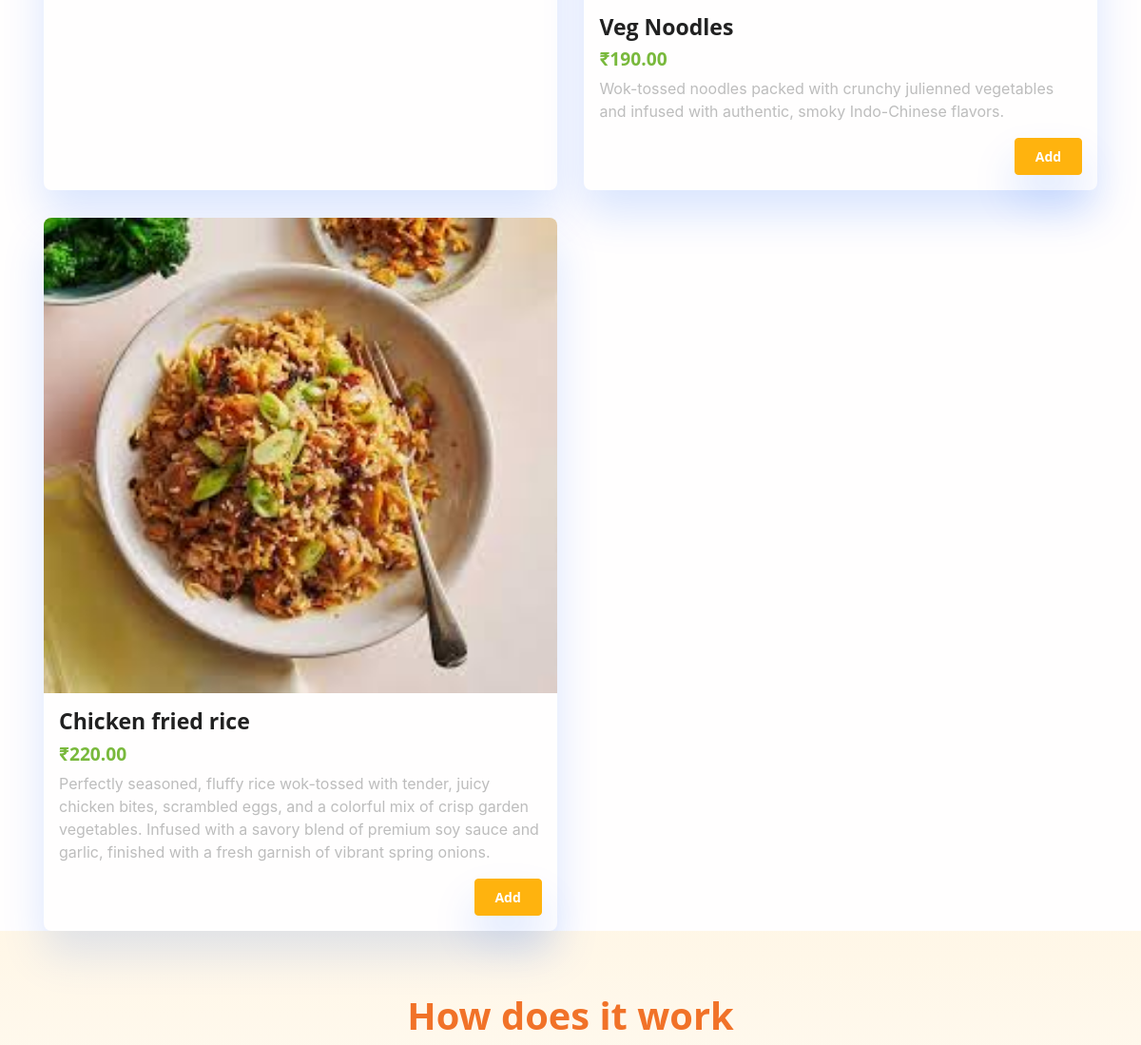
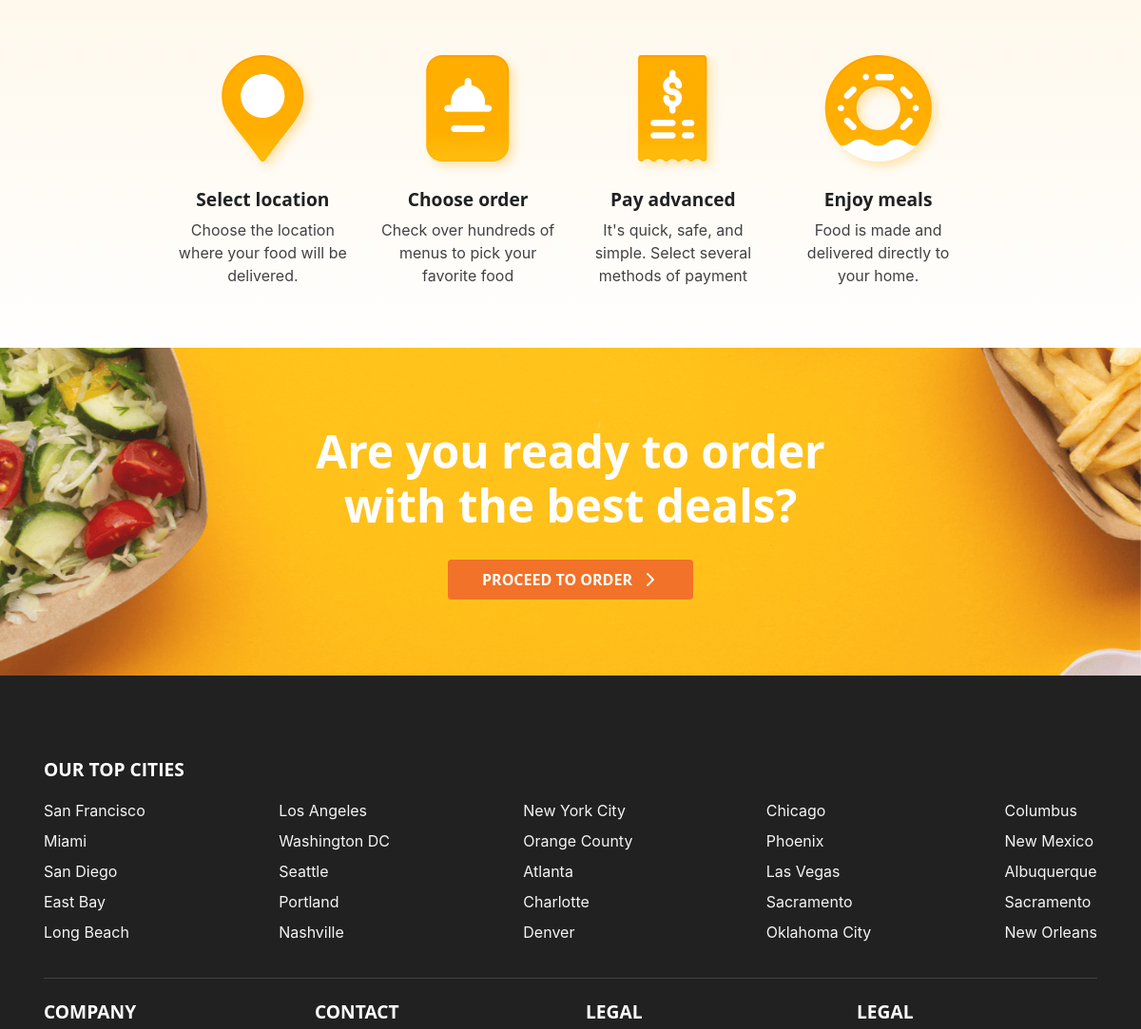
The page /viewmenu/13 (signed in, middle part) on the database as committed earlier (2 pictures, top to bottom).
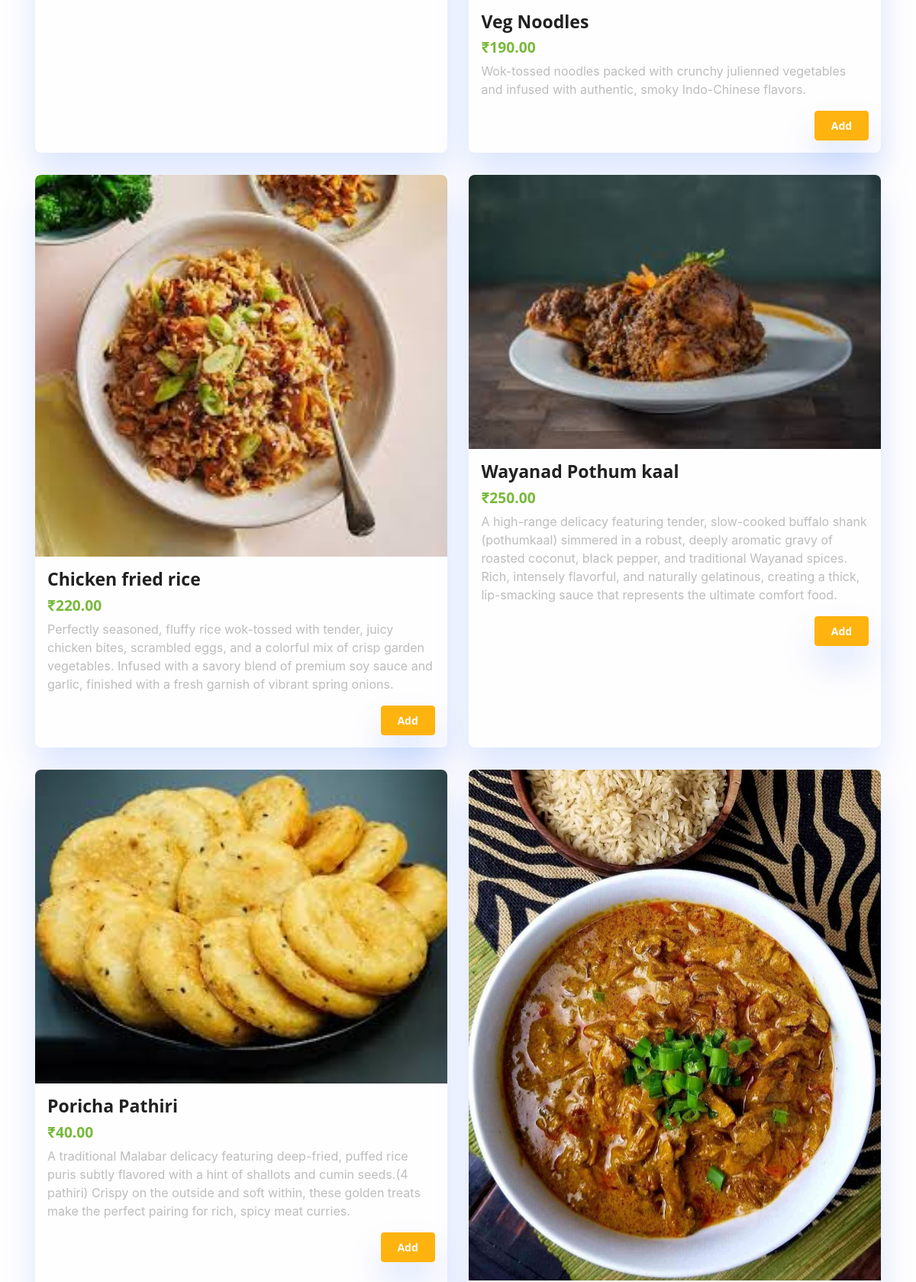
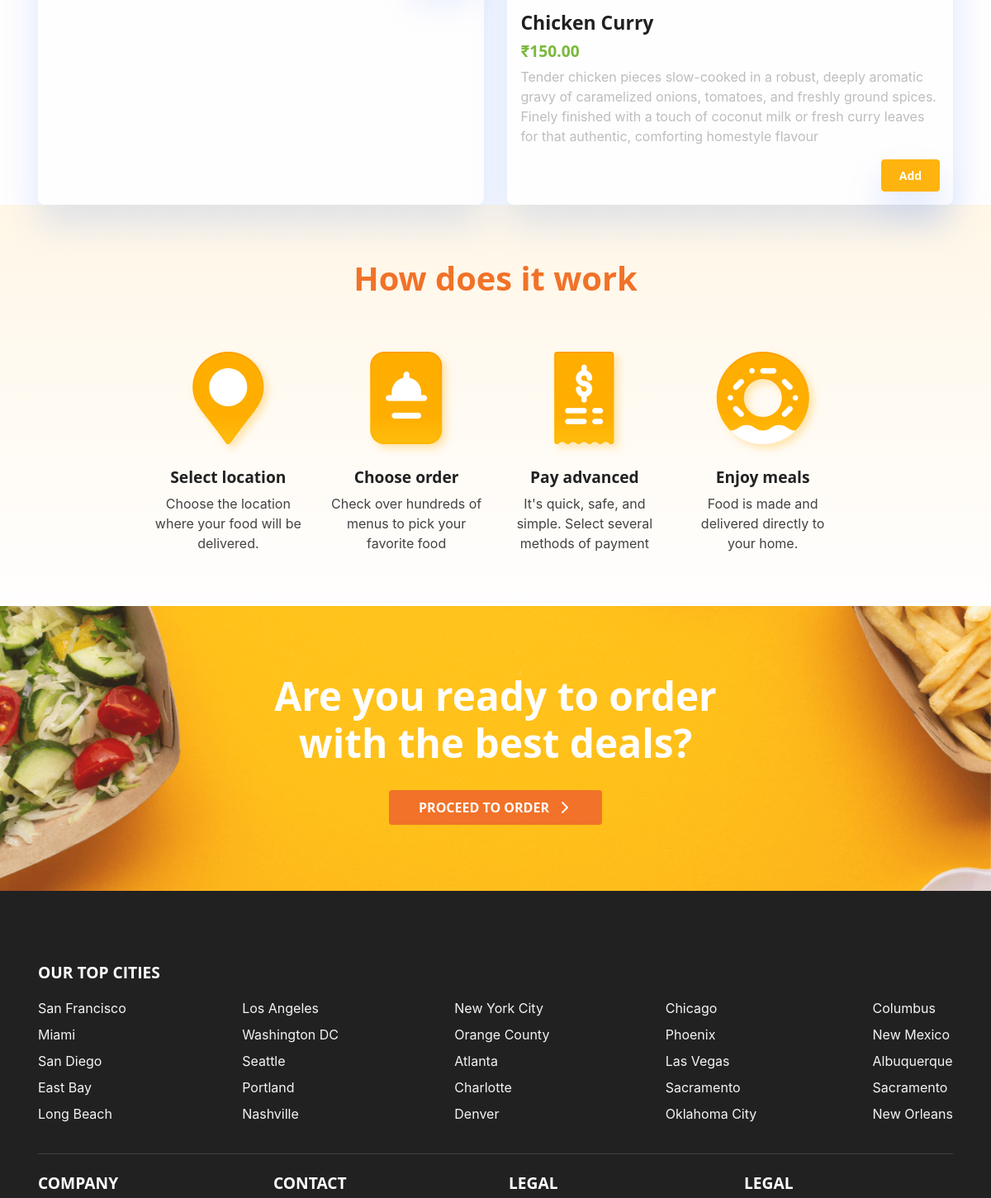
The same page on the database as committed later (2 pictures, top to bottom).
### hotels/models.py (models this page shows, shortened)
class FoodItem(models.Model):
    hotel = models.ForeignKey(Hotel,on_delete=models.CASCADE,related_name='food')
    food_name=models.CharField(max_length=100)
    description = models.TextField(null=True,blank=True)
    price=models.DecimalField(max_digits=10,decimal_places=2)
    image = models.ImageField(upload_to='foods')
    available = models.BooleanField(default=True)

### users/views.py (the view)
# urls.py: path('viewmenu/<int:i>',views.ViewMenu.as_view(),name='viewmenu'),
@method_decorator(login_required,name='dispatch')
class ViewMenu(View):
    def get(self,request,i):
        hotel = Hotel.objects.get(id=i)
        menu=FoodItem.objects.filter(hotel=hotel)
        context = {'menu': menu,'hotel':hotel}
        return render(request,'menu.html',context)

### hotels/context_processors.py (called while the page is built)
def hotel_list(request):
    hotels=Hotel.objects.all()
    return {'hotel_list':hotel_list}

### users/context_processors.py (called while the page is built)
def latest_order(request):
    if request.user.is_authenticated:
        order = Orders.objects.filter(user=request.user).order_by('-ordered_at').first()
        return {'latest_order': order}
    return {}

### templates/menu.html (shortened to what this page needs)
{% extends 'base.html' %}
{% load static %}
{% block content %}
{% load crispy_forms_tags %}
<div class="container mt-5">
    <div class="row row-cols-1 row-cols-md-2 g-4">
        {% for item in menu %}
        <div class="col">
            <div class="card shadow-sm border-0 h-100">
                <a href="{% url 'users:fooddetails' item.id %}">
                    <img id="dish-image-{{ item.id }}"
                         src="{{ item.image.url }}"
                         class="card-img-top rounded-top"
                         alt="{{ item.food_name }}">
                </a>
                <div class="card-body">
                    <h4 id="dish-name-{{ item.id }}" class="fw-bold text-dark">{{ item.food_name }}</h4>
                    <h5 id="price-{{ item.id }}" class="text-success fw-bold">₹{{ item.price }}</h5>
                    <p id="description-{{ item.id }}" class="text-muted">{{ item.description }}</p>
                    <div id="actions-{{ item.id }}" class="d-flex justify-content-between align-items-center mt-3">
                        <form id="add-form-{{ item.id }}" method="post" action="">
                            <a id="add-btn-{{ item.id }}"
                               href="{% url 'order:addtocart' item.id %}"
                               class="btn btn-warning btn-sm shadow-sm">
                                 Add
                            </a>
                        </form>
                    </div>
                </div>
            </div>
        </div>
        {% empty %}
        <p id="no-items" class="text-center text-muted">No menu items available.</p>
        {% endfor %}
    </div>
</div>
{% endblock %}

Rows that differ between the two databases and show on the page:
added FoodItem: image (picture), food_name "Wayanad Pothum kaal", price "250.00", description "A high-range delicacy featuring tender, slow-cooked buffalo shank (pothumkaal) simmered in a robust, deeply aromatic gravy of roasted coconut, black pepper, and traditional Wayanad spices. Rich, intensely flavorful, and naturally gelatinous, creating a thick, lip-smacking sauce that represents the ultimate comfort food."
added FoodItem: image (picture), food_name "Poricha Pathiri", price "40.00", description "A traditional Malabar delicacy featuring deep-fried, puffed rice puris subtly flavored with a hint of shallots and cumin seeds.(4 pathiri) Crispy on the outside and soft within, these golden treats make the perfect pairing for rich, spicy meat curries."
added FoodItem: image (picture), food_name "Chicken Curry", price "150.00", description "Tender chicken pieces slow-cooked in a robust, deeply aromatic gravy of caramelized onions, tomatoes, and freshly ground spices. Finely finished with a touch of coconut milk or fresh curry leaves for that authentic, comforting homestyle flavour"
